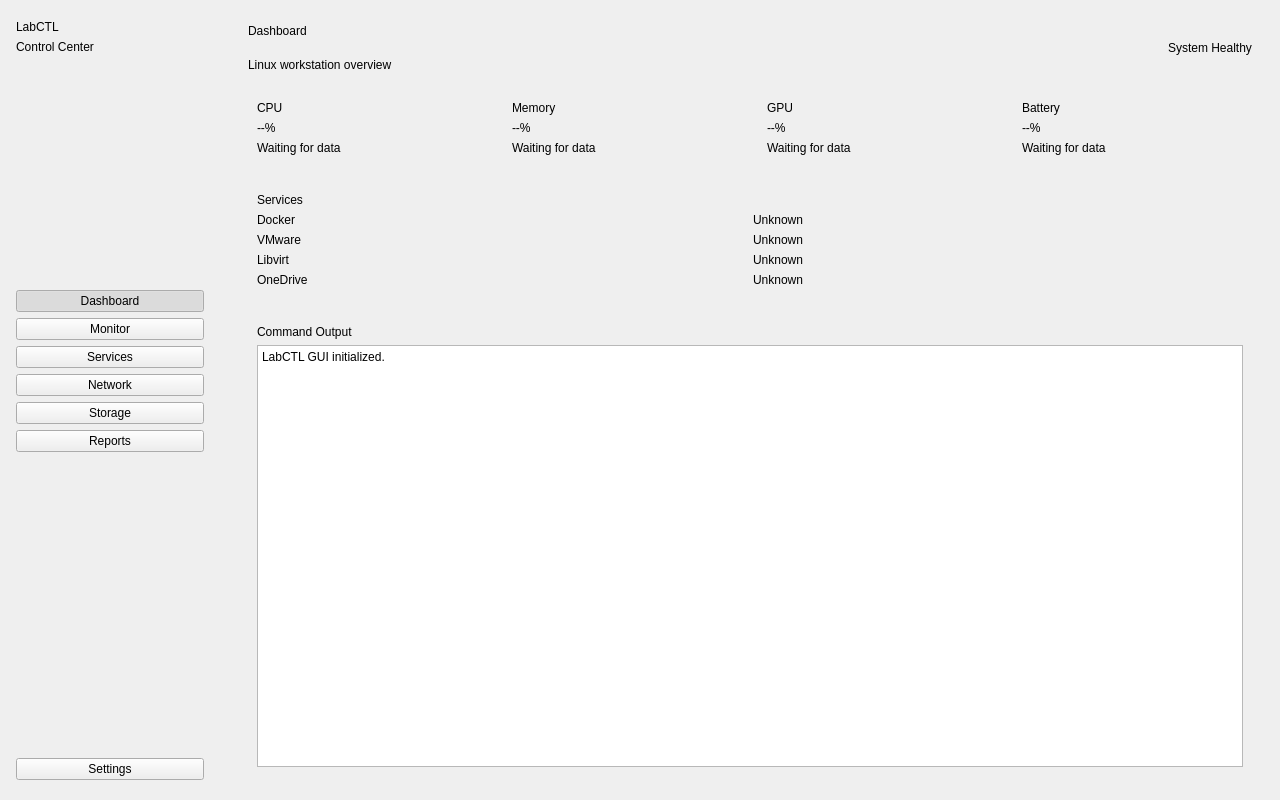
<?xml version="1.0" encoding="UTF-8"?>
<ui version="4.0">
 <class>MainWindow</class>
 <widget class="QMainWindow" name="MainWindow">
  <property name="geometry">
   <rect>
    <x>0</x>
    <y>0</y>
    <width>1280</width>
    <height>800</height>
   </rect>
  </property>
  <property name="minimumSize">
   <size>
    <width>1100</width>
    <height>700</height>
   </size>
  </property>
  <property name="windowTitle">
   <string>LabCTL</string>
  </property>
  <widget class="QWidget" name="centralWidget">
   <layout class="QHBoxLayout" name="rootLayout">
    <property name="spacing">
     <number>0</number>
    </property>
    <property name="leftMargin">
     <number>0</number>
    </property>
    <property name="topMargin">
     <number>0</number>
    </property>
    <property name="rightMargin">
     <number>0</number>
    </property>
    <property name="bottomMargin">
     <number>0</number>
    </property>

    <item>
     <widget class="QFrame" name="sidebarFrame">
      <property name="minimumSize">
       <size>
        <width>220</width>
        <height>0</height>
       </size>
      </property>
      <property name="maximumSize">
       <size>
        <width>220</width>
        <height>16777215</height>
       </size>
      </property>
      <property name="frameShape">
       <enum>QFrame::Shape::NoFrame</enum>
      </property>
      <layout class="QVBoxLayout" name="sidebarLayout">
       <property name="leftMargin">
        <number>16</number>
       </property>
       <property name="topMargin">
        <number>20</number>
       </property>
       <property name="rightMargin">
        <number>16</number>
       </property>
       <property name="bottomMargin">
        <number>20</number>
       </property>

       <item>
        <widget class="QLabel" name="brandLabel">
         <property name="text">
          <string>LabCTL</string>
         </property>
        </widget>
       </item>

       <item>
        <widget class="QLabel" name="brandSubtitleLabel">
         <property name="text">
          <string>Control Center</string>
         </property>
        </widget>
       </item>

       <item>
        <spacer name="brandSpacer">
         <property name="orientation">
          <enum>Qt::Orientation::Vertical</enum>
         </property>
         <property name="sizeHint" stdset="0">
          <size>
           <width>20</width>
           <height>24</height>
          </size>
         </property>
        </spacer>
       </item>

       <item>
        <widget class="QPushButton" name="dashboardButton">
         <property name="text">
          <string>Dashboard</string>
         </property>
         <property name="checkable">
          <bool>true</bool>
         </property>
         <property name="checked">
          <bool>true</bool>
         </property>
        </widget>
       </item>

       <item>
        <widget class="QPushButton" name="monitorButton">
         <property name="text">
          <string>Monitor</string>
         </property>
         <property name="checkable">
          <bool>true</bool>
         </property>
        </widget>
       </item>

       <item>
        <widget class="QPushButton" name="servicesButton">
         <property name="text">
          <string>Services</string>
         </property>
         <property name="checkable">
          <bool>true</bool>
         </property>
        </widget>
       </item>

       <item>
        <widget class="QPushButton" name="networkButton">
         <property name="text">
          <string>Network</string>
         </property>
         <property name="checkable">
          <bool>true</bool>
         </property>
        </widget>
       </item>

       <item>
        <widget class="QPushButton" name="storageButton">
         <property name="text">
          <string>Storage</string>
         </property>
         <property name="checkable">
          <bool>true</bool>
         </property>
        </widget>
       </item>

       <item>
        <widget class="QPushButton" name="reportsButton">
         <property name="text">
          <string>Reports</string>
         </property>
         <property name="checkable">
          <bool>true</bool>
         </property>
        </widget>
       </item>

       <item>
        <spacer name="sidebarSpacer">
         <property name="orientation">
          <enum>Qt::Orientation::Vertical</enum>
         </property>
         <property name="sizeHint" stdset="0">
          <size>
           <width>20</width>
           <height>300</height>
          </size>
         </property>
        </spacer>
       </item>

       <item>
        <widget class="QPushButton" name="settingsButton">
         <property name="text">
          <string>Settings</string>
         </property>
         <property name="checkable">
          <bool>true</bool>
         </property>
        </widget>
       </item>
      </layout>
     </widget>
    </item>

    <item>
     <widget class="QFrame" name="contentFrame">
      <property name="frameShape">
       <enum>QFrame::Shape::NoFrame</enum>
      </property>
      <layout class="QVBoxLayout" name="contentLayout">
       <property name="spacing">
        <number>20</number>
       </property>
       <property name="leftMargin">
        <number>28</number>
       </property>
       <property name="topMargin">
        <number>24</number>
       </property>
       <property name="rightMargin">
        <number>28</number>
       </property>
       <property name="bottomMargin">
        <number>24</number>
       </property>

       <item>
        <layout class="QHBoxLayout" name="headerLayout">
         <item>
          <layout class="QVBoxLayout" name="headerTextLayout">
           <item>
            <widget class="QLabel" name="pageTitleLabel">
             <property name="text">
              <string>Dashboard</string>
             </property>
            </widget>
           </item>
           <item>
            <widget class="QLabel" name="pageSubtitleLabel">
             <property name="text">
              <string>Linux workstation overview</string>
             </property>
            </widget>
           </item>
          </layout>
         </item>

         <item>
          <spacer name="headerSpacer">
           <property name="orientation">
            <enum>Qt::Orientation::Horizontal</enum>
           </property>
           <property name="sizeHint" stdset="0">
            <size>
             <width>300</width>
             <height>20</height>
            </size>
           </property>
          </spacer>
         </item>

         <item>
          <widget class="QLabel" name="healthBadgeLabel">
           <property name="text">
            <string>System Healthy</string>
           </property>
           <property name="alignment">
            <set>Qt::AlignmentFlag::AlignCenter</set>
           </property>
          </widget>
         </item>
        </layout>
       </item>

       <item>
        <layout class="QGridLayout" name="metricsGrid">
         <property name="horizontalSpacing">
          <number>16</number>
         </property>
         <property name="verticalSpacing">
          <number>16</number>
         </property>

         <item row="0" column="0">
          <widget class="QFrame" name="cpuCard">
           <layout class="QVBoxLayout" name="cpuCardLayout">
            <item>
             <widget class="QLabel" name="cpuTitleLabel">
              <property name="text">
               <string>CPU</string>
              </property>
             </widget>
            </item>
            <item>
             <widget class="QLabel" name="cpuValueLabel">
              <property name="text">
               <string>--%</string>
              </property>
             </widget>
            </item>
            <item>
             <widget class="QLabel" name="cpuStatusLabel">
              <property name="text">
               <string>Waiting for data</string>
              </property>
             </widget>
            </item>
           </layout>
          </widget>
         </item>

         <item row="0" column="1">
          <widget class="QFrame" name="memoryCard">
           <layout class="QVBoxLayout" name="memoryCardLayout">
            <item>
             <widget class="QLabel" name="memoryTitleLabel">
              <property name="text">
               <string>Memory</string>
              </property>
             </widget>
            </item>
            <item>
             <widget class="QLabel" name="memoryValueLabel">
              <property name="text">
               <string>--%</string>
              </property>
             </widget>
            </item>
            <item>
             <widget class="QLabel" name="memoryStatusLabel">
              <property name="text">
               <string>Waiting for data</string>
              </property>
             </widget>
            </item>
           </layout>
          </widget>
         </item>

         <item row="0" column="2">
          <widget class="QFrame" name="gpuCard">
           <layout class="QVBoxLayout" name="gpuCardLayout">
            <item>
             <widget class="QLabel" name="gpuTitleLabel">
              <property name="text">
               <string>GPU</string>
              </property>
             </widget>
            </item>
            <item>
             <widget class="QLabel" name="gpuValueLabel">
              <property name="text">
               <string>--%</string>
              </property>
             </widget>
            </item>
            <item>
             <widget class="QLabel" name="gpuStatusLabel">
              <property name="text">
               <string>Waiting for data</string>
              </property>
             </widget>
            </item>
           </layout>
          </widget>
         </item>

         <item row="0" column="3">
          <widget class="QFrame" name="batteryCard">
           <layout class="QVBoxLayout" name="batteryCardLayout">
            <item>
             <widget class="QLabel" name="batteryTitleLabel">
              <property name="text">
               <string>Battery</string>
              </property>
             </widget>
            </item>
            <item>
             <widget class="QLabel" name="batteryValueLabel">
              <property name="text">
               <string>--%</string>
              </property>
             </widget>
            </item>
            <item>
             <widget class="QLabel" name="batteryStatusLabel">
              <property name="text">
               <string>Waiting for data</string>
              </property>
             </widget>
            </item>
           </layout>
          </widget>
         </item>
        </layout>
       </item>

       <item>
        <widget class="QFrame" name="servicesPanel">
         <layout class="QVBoxLayout" name="servicesPanelLayout">
          <item>
           <widget class="QLabel" name="servicesTitleLabel">
            <property name="text">
             <string>Services</string>
            </property>
           </widget>
          </item>

          <item>
           <layout class="QGridLayout" name="servicesGrid">
            <item row="0" column="0">
             <widget class="QLabel" name="dockerLabel">
              <property name="text">
               <string>Docker</string>
              </property>
             </widget>
            </item>
            <item row="0" column="1">
             <widget class="QLabel" name="dockerStatusLabel">
              <property name="text">
               <string>Unknown</string>
              </property>
             </widget>
            </item>

            <item row="1" column="0">
             <widget class="QLabel" name="vmwareLabel">
              <property name="text">
               <string>VMware</string>
              </property>
             </widget>
            </item>
            <item row="1" column="1">
             <widget class="QLabel" name="vmwareStatusLabel">
              <property name="text">
               <string>Unknown</string>
              </property>
             </widget>
            </item>

            <item row="2" column="0">
             <widget class="QLabel" name="libvirtLabel">
              <property name="text">
               <string>Libvirt</string>
              </property>
             </widget>
            </item>
            <item row="2" column="1">
             <widget class="QLabel" name="libvirtStatusLabel">
              <property name="text">
               <string>Unknown</string>
              </property>
             </widget>
            </item>

            <item row="3" column="0">
             <widget class="QLabel" name="onedriveLabel">
              <property name="text">
               <string>OneDrive</string>
              </property>
             </widget>
            </item>
            <item row="3" column="1">
             <widget class="QLabel" name="onedriveStatusLabel">
              <property name="text">
               <string>Unknown</string>
              </property>
             </widget>
            </item>
           </layout>
          </item>
         </layout>
        </widget>
       </item>

       <item>
        <widget class="QFrame" name="outputPanel">
         <layout class="QVBoxLayout" name="outputPanelLayout">
          <item>
           <widget class="QLabel" name="outputTitleLabel">
            <property name="text">
             <string>Command Output</string>
            </property>
           </widget>
          </item>
          <item>
           <widget class="QPlainTextEdit" name="commandOutput">
            <property name="readOnly">
             <bool>true</bool>
            </property>
            <property name="plainText">
             <string>LabCTL GUI initialized.</string>
            </property>
           </widget>
          </item>
         </layout>
        </widget>
       </item>
      </layout>
     </widget>
    </item>
   </layout>
  </widget>
 </widget>
 <resources/>
 <connections/>
</ui>
